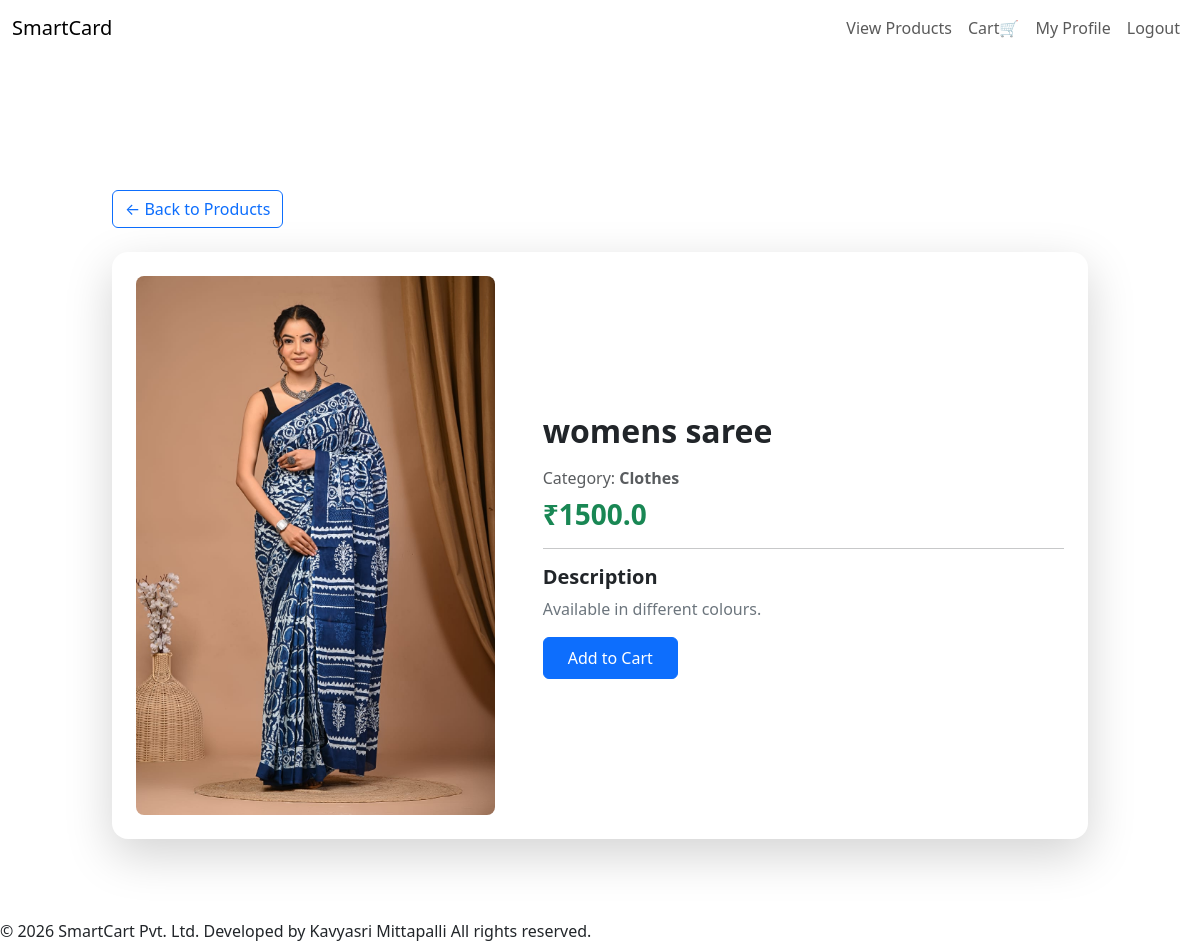
Screenshot of /user/product/3 (signed in) with the database file from the repository.
### tables this page shows
CREATE TABLE products (
    product_id INTEGER PRIMARY KEY AUTOINCREMENT,
    name TEXT,
    description TEXT,
    category TEXT,
    price REAL,
    image TEXT,
    admin_id INTEGER,
    quantity INTEGER DEFAULT 0,

    FOREIGN KEY(admin_id) REFERENCES admin(admin_id)
);

### app.py (the view)
@app.route('/user/product/<int:product_id>')
def user_product_details(product_id):
    if 'user_id' not in session:
        flash("Please login!", "danger")
        return redirect('/user-login')
    conn = get_db_connection()
    cursor = conn.cursor()
    cursor.execute("SELECT * FROM products WHERE product_id = ?", (product_id,))
    product = cursor.fetchone()
    cursor.close()
    conn.close()
    if not product:
        flash("Product not found!", "danger")
        return redirect('/user/products')
    return render_template("user/product_details.html", product=product)

### app.py (called while the page is built)
def get_db_connection():
    conn = sqlite3.connect(DATABASE)
    conn.row_factory = sqlite3.Row
    return conn

### templates/user/product_details.html (shortened to what this page needs)
<!DOCTYPE html>
<html>
<head>
    <link rel="stylesheet" href="https://cdnjs.cloudflare.com/ajax/libs/font-awesome/6.5.0/css/all.min.css">
    <link href="https://cdn.jsdelivr.net/npm/bootstrap@5.3.3/dist/css/bootstrap.min.css" rel="stylesheet">
    <link rel="stylesheet" href="{{ url_for('static', filename='css/user_style.css') }}">
</head>
<body>
<nav class="navbar navbar-expand-lg navbar-custom fixed-top">
  <div class="container-fluid">
    <a class="navbar-brand" href="/user/products">SmartCard</a>
    <div class="collapse navbar-collapse justify-content-end" id="userNavbar">
        <ul class="navbar-nav align-items-lg-center">
            <li class="nav-item">
                <a href="/user/products" class="nav-link">View Products</a>
            </li>
            <li class="nav-item">
                <a href="/user/cart" class="nav-link">Cart🛒</a>
            </li>
            <li class="nav-item">
                <a href="/user/profile" class="nav-link">My Profile</a>
            </li>
            <li class="nav-item">
                <a href="/user-logout" class="nav-link logout">Logout</a>
            </li>
        </ul>
    </div>
  </div>
</nav>
<div class="container" style="margin-top:100px; margin-bottom:80px; max-width:1000px;">
    <a href="/user/products" class="btn btn-outline-primary mb-4">
        ← Back to Products
    </a>
    <div class="card shadow-lg border-0 rounded-4 product-details-card">
        <div class="row g-0 align-items-center">
            <div class="col-md-5 text-center p-4">
                <img src="/static/uploads/product_images/{{ product.image }}"
                     class="img-fluid rounded-3 product-detail-img">
            </div>
            <div class="col-md-7">
                <div class="card-body p-4">
                    <h2 class="fw-bold mb-3">{{ product.name }}</h2>
                    <p class="text-muted mb-2">
                        Category: <strong>{{ product.category }}</strong>
                    </p>
                    <h3 class="text-success fw-bold mb-3">
                        ₹{{ product.price }}
                    </h3>
                    <hr>
                    <h5 class="fw-semibold">Description</h5>
                    <p class="text-secondary">
                        {{ product.description }}
                    </p>
                    <form action="/user/add-to-cart/{{ product.product_id }}" method="GET">
                        <button class="btn btn-primary px-4 py-2">
                            Add to Cart
                        </button>
                    </form>
                </div>
            </div>
        </div>
    </div>
</div>
<footer class="footer">
     © 2026 SmartCart Pvt. Ltd.
Developed by Kavyasri Mittapalli
All rights reserved.
</footer>
</body>
</html>

### static/css/user_style.css (style rules this page uses)
body { background: url("../images/cart9.avif") no-repeat center center fixed; background-size: cover; margin: 0; padding: 0; }

### rows the page displays
products: image (picture), name "womens saree", category "Clothes", price "1500.0", description "Available in different colours."
